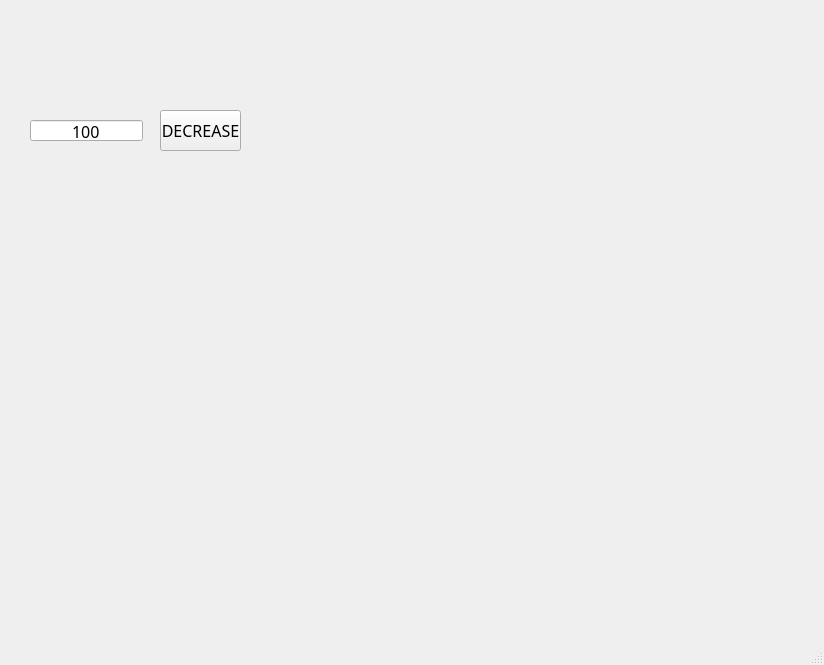
<?xml version="1.0" encoding="UTF-8"?>
<ui version="4.0">
 <class>MainWindow</class>
 <widget class="QMainWindow" name="MainWindow">
  <property name="geometry">
   <rect>
    <x>0</x>
    <y>0</y>
    <width>824</width>
    <height>665</height>
   </rect>
  </property>
  <property name="font">
   <font>
    <family>D2Coding</family>
    <pointsize>12</pointsize>
   </font>
  </property>
  <property name="windowTitle">
   <string>MainWindow</string>
  </property>
  <widget class="QWidget" name="centralwidget">
   <widget class="QPushButton" name="pbtn1">
    <property name="geometry">
     <rect>
      <x>160</x>
      <y>110</y>
      <width>81</width>
      <height>41</height>
     </rect>
    </property>
    <property name="font">
     <font>
      <family>D2Coding</family>
      <pointsize>12</pointsize>
     </font>
    </property>
    <property name="text">
     <string>DECREASE</string>
    </property>
   </widget>
   <widget class="QLineEdit" name="le1">
    <property name="geometry">
     <rect>
      <x>30</x>
      <y>120</y>
      <width>113</width>
      <height>21</height>
     </rect>
    </property>
    <property name="text">
     <string>100</string>
    </property>
    <property name="alignment">
     <set>Qt::AlignCenter</set>
    </property>
   </widget>
  </widget>
  <widget class="QMenuBar" name="menubar">
   <property name="geometry">
    <rect>
     <x>0</x>
     <y>0</y>
     <width>824</width>
     <height>21</height>
    </rect>
   </property>
  </widget>
  <widget class="QStatusBar" name="statusbar"/>
 </widget>
 <resources/>
 <connections/>
</ui>
